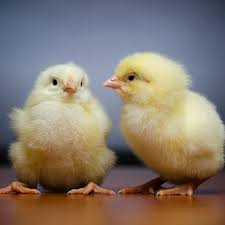
#> input picture Image Filters - Build in Colab Functions/Dataset/chicken.jpg, 225 x 225 px, given in place of 3.png, which was not available
$ jupyter execute --allow-errors 'Image Filters.ipynb'   (older library calls are emulated)   (text cells are left out)
#> lines starting #> are read from the running program, lines starting #| are printed output that depends on the picture; pictures that were not available may be replaced by others from this repository, and a replacement may not be noted
[cell 1]
import cv2
from google.colab import files
from skimage.filters import unsharp_mask
from matplotlib import pyplot as plt

[cell 2]
uploaded = files.upload()
#> the answer given: chicken.jpg
#> further down, img is the input picture: shape (225, 225, 3); mean B, G, R 109.5, 121.7, 133.5

[cell 3]
def simpleBlur (image, kernelSize, imName):
#> called with kernelSize = 25, imName = '3_'
  blurred = cv2.blur(image, (kernelSize,kernelSize)) #10, 10 is kernel size
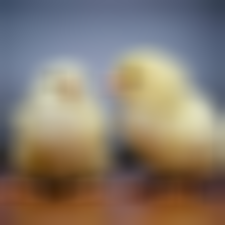
#> blurred: shape (225, 225, 3); mean B, G, R 109.6, 121.8, 133.6
  plt.imshow(blurred.astype('uint8'))
  print ("SIMPLE BLUR: KernelSize: " + str(kernelSize))
  plt.show()
  imName = imName + "SimpleBlur.png"
  cv2.imwrite(imName, blurred)

[cell 4]
def gauss_blur(img, kernelSize, sigma, imName):
#> called with kernelSize = 25, sigma = -1, imName = '3_'
  blur = cv2.GaussianBlur(img, (kernelSize, kernelSize), sigma)
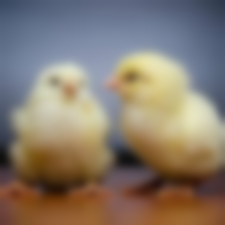
#> blur: shape (225, 225, 3); mean B, G, R 109.6, 121.8, 133.6
  plt.imshow(blur.astype('uint8'))
  print ("GAUSSIAN BLUR: KernelSize: " + str(kernelSize) + " ,sigma= " + str(sigma))
  plt.show()
  imName = imName + "GaussianBlur.png"
  cv2.imwrite(imName, blur)

[cell 5]
def MedianFilter (img, kernelSize,imName):
#> called with kernelSize = 25, imName = '3_'
  blur = cv2.medianBlur(img, kernelSize)
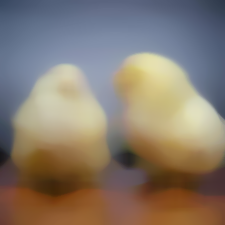
#> blur: shape (225, 225, 3); mean B, G, R 109.9, 122.1, 134
  plt.imshow(blur.astype('uint8'))
  print ("MEDIAN FILTER: KernelSize: " + str(kernelSize))
  plt.show()
  imName = imName + "MedianFilter.png"
  cv2.imwrite(imName, blur)

[cell 6]
def BilateralFilter (img, kernelSize,imName):
  blur = cv2.medianBlur(img, kernelSize)
  plt.imshow(blur.astype('uint8'))
  print ("MEDIAN FILTER: KernelSize: " + str(kernelSize))
  plt.show()
  imName = imName + "BilateralFilter.png"
  cv2.imwrite(imName, blur)

[cell 7]
# [6 lines left out: function PrewittDetector, not called in this run]

[cell 8]
# [7 lines left out: function cannyDetector, not called in this run]

[cell 9]
# [13 lines left out: function sobelDetector, not called in this run]

[cell 10]
# [7 lines left out: function Laplacian, not called in this run]

[cell 11]
# [9 lines left out: function unsharpMasking, not called in this run]

[cell 12]
img = cv2.imread('3.png')
print ("ORIGINAL IMAGE")
plt.imshow(img.astype('uint8'))
plt.show()
imageName = "3_"
# Simple Blurring
kernelSize = 25
simpleBlur(img, kernelSize, imageName)
# Weighted Gaussian Blurring
gauss_blur(img, kernelSize, -1, imageName)
# Median Filter
MedianFilter(img, kernelSize,imageName)
# Bilateral Filter
BilateralFilter(img, kernelSize, imageName)
# Prewitt
#> (the rest of this cell did not finish here and is left out)
